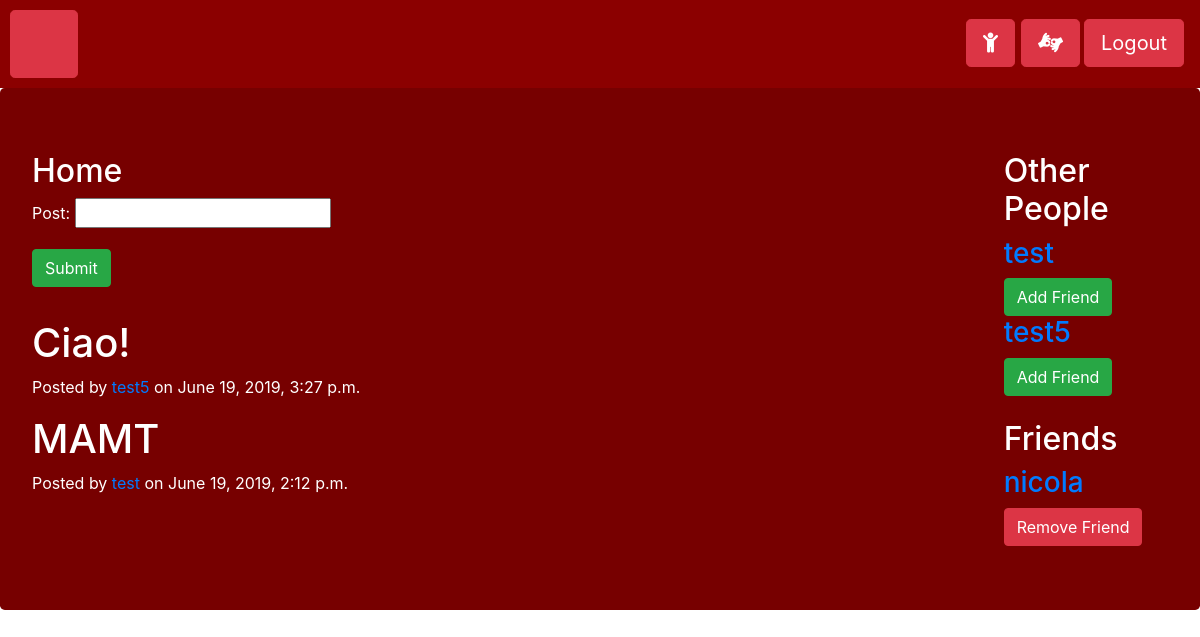
The page / (signed in) on the database its author committed.
### home/models.py (models this page shows)
class Post(models.Model):
    post = models.CharField(max_length=500)
    user = models.ForeignKey(User, on_delete=models.CASCADE)  # lo attacco all'user
    created = models.DateTimeField(auto_now_add=True)
    updated = models.DateTimeField(auto_now_add=True)

### home/views.py (the view, shortened to what this page needs)
# urls.py: url(r'^$', HomeView.as_view(), name='home'),
class HomeView(TemplateView):
    template_name = 'home/home.html'
    def get(self, request):
        form = HomeForm()
        posts = Post.objects.all().order_by('-created')
        users = User.objects.exclude(id=request.user.id)
        try:
            friend = Friend.objects.get(current_user=request.user)
            friends = friend.users.all()
        except Friend.DoesNotExist:
            friends = None
        args = {
            'form': form,
            'posts': posts,
            'users': users,
            'friends': friends
        }
        return render(request, self.template_name, args)

### home/forms.py
class HomeForm(forms.ModelForm):
    post = forms.CharField()
    class Meta:
        model = Post
        fields = {'post', }

### home/templates/home/home.html (shortened to what this page needs)
{% extends 'base.html' %}
{% block body %}
<div class="container jumbotron jumbotron-liquid jumbo_mod"
     style="background-color: #770000; max-width: 1300px; color: #FFFFFF;">
<div class="row">
    <div class="col-lg-10" style="word-wrap:break-word;">
        <h2>Home</h2>
        <form method="post">
            {{ form.as_p }}
            <button class="btn btn-success" type="submit">Submit</button>
        </form>
        <br>
        {% for post in posts %}
            <h1>{{ post.post }}</h1>
            <p>Posted by <a href="{% url 'profiles:view_profile_with_pk' pk=post.user.pk%}">{{ post.user }}</a> on {{ post.created }}</p>
        {% endfor %}
    </div>
    <div class="col-lg-1">
        <h2>Other People</h2>
        {% for user in users %}
            {% if not user in friends %}
                <a href="{% url 'profiles:view_profile_with_pk' pk=user.pk%}">
                    <h3>{{ user.username }}</h3>
                </a>
                <a href="{% url 'home:change_friends' operation='add' pk=user.pk %}">
                <button type="button" class="btn btn-success">Add Friend</button>
            {% endif %}
            </a>
        {% endfor %}
        <br><br>
        <h2>Friends</h2>
        {% for friend in friends %}
            <a href="{% url 'profiles:view_profile_with_pk' pk=friend.pk %}">
                <h3>{{ friend.username }}</h3>
            <a href="{% url 'home:change_friends' operation='remove' pk=friend.pk %}">
            <button type="button" class="btn btn-danger">Remove Friend</button>
            </a>
        {% endfor %}
    </div>
</div>
</div>
{% endblock %}

### templates/static/css/modifier.css (style rules this page uses)
.jumbo_mod { max-width: 1300px; }

### rows shown on the page
Post: post "Ciao!", user "test5", created "June 19, 2019, 3:27 p.m."
Post: post "MAMT", user "test", created "June 19, 2019, 2:12 p.m."

### other values the page prints
{{ user.username }} "test"
{{ user.username }} "test5"
{{ friend.username }} "nicola"
